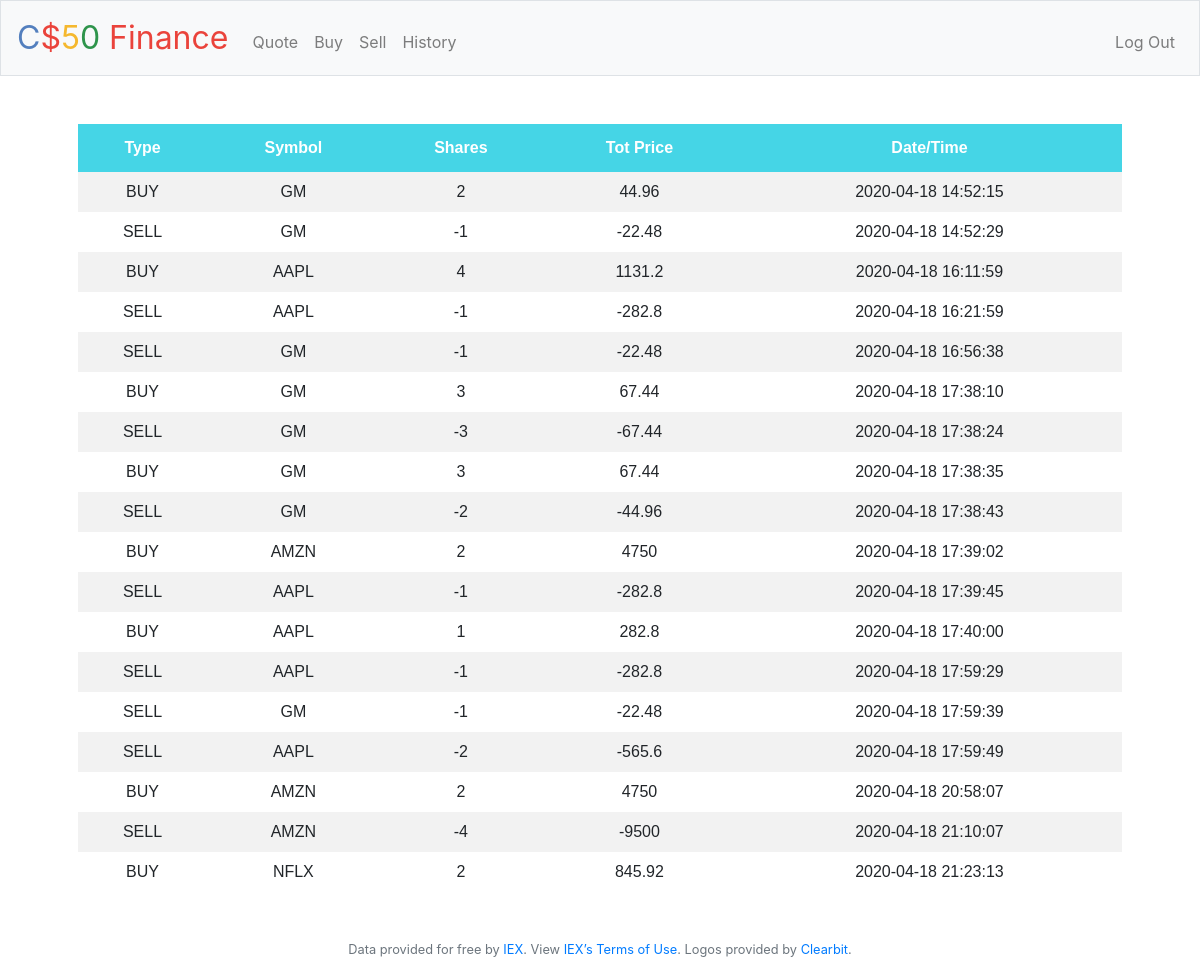
Screenshot of /history (signed in) with the database file from the repository.
### tables this page shows
CREATE TABLE 'transactions' (
	"transaction_id"	INTEGER PRIMARY KEY AUTOINCREMENT,
	"user_id"	INTEGER,'symbol' TEXT,
	"date"	TEXT
, 'total' INTEGER, 'nshares' INTEGER, 'type' text);

### application.py (the view)
@app.route("/history")
@login_required
def history():
    data = db.execute("SELECT * FROM transactions WHERE user_id = ?", session["user_id"])
    i = 0
    for row in data:
        if data[i]['total'] != None:
            data[i]['total'] = round(data[i]['total'], 2)
        i += 1
    return render_template("history.html", data=data)

### application.py (called while the page is built)
@app.after_request
def after_request(response):
    response.headers["Cache-Control"] = "no-cache, no-store, must-revalidate"
    response.headers["Expires"] = 0
    response.headers["Pragma"] = "no-cache"
    return response

### helpers.py (called while the page is built)
def login_required(f):
    @wraps(f)
    def decorated_function(*args, **kwargs):
        if session.get("user_id") is None:
            return redirect("/login")
        return f(*args, **kwargs)
    return decorated_function

### templates/history.html (shortened to what this page needs)
{% extends "layout.html" %}
{% block main %}
    <table id = "table">
            <th>Type</th>
            <th>Symbol</th>
            <th>Shares</th>
             <th>Tot Price</th>
            <th>Date/Time</th>
    {%for row in data %}
            <td>{{row['type']}}</td>
            <td>{{row['symbol']}}</td>
            <td>{{row['nshares']}}</td>
            <td>{{row['total']}}</td>
            <td>{{row['date']}}</td>
    {% endfor %}
    </table>
{% endblock %}

### templates/layout.html (shortened to what this page needs)
<!DOCTYPE html>
<html lang="en">
    <head>
        <link href="https://maxcdn.bootstrapcdn.com/bootstrap/4.1.3/css/bootstrap.min.css" rel="stylesheet">
        <link href="/static/styles.css" rel="stylesheet">
    </head>
    <body>
        <nav class="navbar navbar-expand-md navbar-light bg-light border">
            <a class="navbar-brand" href="/"><span class="blue">C</span><span class="red">$</span><span class="yellow">5</span><span class="green">0</span> <span class="red">Finance</span></a>
            <div class="collapse navbar-collapse" id="navbar">
                {% if session.user_id %}
                    <ul class="navbar-nav mr-auto mt-2">
                        <li class="nav-item"><a class="nav-link" href="/quote">Quote</a></li>
                        <li class="nav-item"><a class="nav-link" href="/buy">Buy</a></li>
                        <li class="nav-item"><a class="nav-link" href="/sell">Sell</a></li>
                        <li class="nav-item"><a class="nav-link" href="/history">History</a></li>
                    </ul>
                    <ul class="navbar-nav ml-auto mt-2">
                        <li class="nav-item"><a class="nav-link" href="/logout">Log Out</a></li>
                    </ul>
                {% else %}
                    <ul class="navbar-nav ml-auto mt-2">
                        <li class="nav-item"><a class="nav-link" href="/register">Register</a></li>
                        <li class="nav-item"><a class="nav-link" href="/login">Log In</a></li>
                    </ul>
                {% endif %}
            </div>
        </nav>
        <main class="container p-5">
            {% block main %}{% endblock %}
        </main>
        <footer class="small text-center text-muted">
            Data provided for free by <a href="https://iextrading.com/developer">IEX</a>. View <a href="https://iextrading.com/api-exhibit-a/">IEX’s Terms of Use</a>.
            Logos provided by <a href="https://clearbit.com">Clearbit</a>.
        </footer>
    </body>
</html>

### static/styles.css (style rules this page uses)
nav .navbar-brand { font-size: xx-large; }
nav .navbar-brand .blue { color: #537fbe; }
nav .navbar-brand .red { color: #ea433b; }
nav .navbar-brand .yellow { color: #f5b82e; }
nav .navbar-brand .green { color: #2e944b; }
main { overflow-x: auto; text-align: center; }
#table { font-family: "Trebuchet MS", Arial, Helvetica, sans-serif; border-collapse: collapse; width: 100%; }
#table td, #table th { padding: 8px; }
#table th { padding-top: 12px; padding-bottom: 12px; text-align: center; background-color: #45d5e6; color: white; }

### rows the page displays
transactions: type "BUY", symbol "GM", nshares "2", total "44.96", date "2020-04-18 14:52:15"
transactions: type "SELL", symbol "GM", nshares "-1", total "-22.48", date "2020-04-18 14:52:29"
transactions: type "BUY", symbol "AAPL", nshares "4", total "1131.2", date "2020-04-18 16:11:59"
transactions: type "SELL", symbol "AAPL", nshares "-1", total "-282.8", date "2020-04-18 16:21:59"
transactions: type "SELL", symbol "GM", nshares "-1", total "-22.48", date "2020-04-18 16:56:38"
transactions: type "BUY", symbol "GM", nshares "3", total "67.44", date "2020-04-18 17:38:10"
transactions: type "SELL", symbol "GM", nshares "-3", total "-67.44", date "2020-04-18 17:38:24"
transactions: type "BUY", symbol "GM", nshares "3", total "67.44", date "2020-04-18 17:38:35"
transactions: type "SELL", symbol "GM", nshares "-2", total "-44.96", date "2020-04-18 17:38:43"
transactions: type "BUY", symbol "AMZN", nshares "2", total "4750", date "2020-04-18 17:39:02"
transactions: type "SELL", symbol "AAPL", nshares "-1", total "-282.8", date "2020-04-18 17:39:45"
transactions: type "BUY", symbol "AAPL", nshares "1", total "282.8", date "2020-04-18 17:40:00"
transactions: type "SELL", symbol "AAPL", nshares "-1", total "-282.8", date "2020-04-18 17:59:29"
transactions: type "SELL", symbol "GM", nshares "-1", total "-22.48", date "2020-04-18 17:59:39"
transactions: type "SELL", symbol "AAPL", nshares "-2", total "-565.6", date "2020-04-18 17:59:49"
transactions: type "BUY", symbol "AMZN", nshares "2", total "4750", date "2020-04-18 20:58:07"
transactions: type "SELL", symbol "AMZN", nshares "-4", total "-9500", date "2020-04-18 21:10:07"
transactions: type "BUY", symbol "NFLX", nshares "2", total "845.92", date "2020-04-18 21:23:13"
